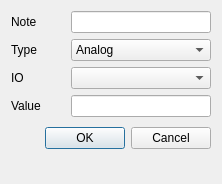
<?xml version="1.0" encoding="UTF-8"?>
<ui version="4.0">
 <class>Dialog_ProcessSetting_IO</class>
 <widget class="QDialog" name="Dialog_ProcessSetting_IO">
  <property name="geometry">
   <rect>
    <x>0</x>
    <y>0</y>
    <width>222</width>
    <height>184</height>
   </rect>
  </property>
  <property name="windowTitle">
   <string>IO Process Setting</string>
  </property>
  <layout class="QFormLayout" name="formLayout">
   <property name="horizontalSpacing">
    <number>30</number>
   </property>
   <item row="2" column="0">
    <widget class="QLabel" name="label_IO_IO">
     <property name="text">
      <string>IO</string>
     </property>
    </widget>
   </item>
   <item row="2" column="1">
    <widget class="QComboBox" name="comboBox_IO_IO"/>
   </item>
   <item row="5" column="0" colspan="2">
    <layout class="QHBoxLayout" name="Buttons_IO">
     <property name="spacing">
      <number>6</number>
     </property>
     <property name="leftMargin">
      <number>0</number>
     </property>
     <property name="topMargin">
      <number>0</number>
     </property>
     <property name="rightMargin">
      <number>0</number>
     </property>
     <property name="bottomMargin">
      <number>0</number>
     </property>
     <item>
      <spacer>
       <property name="orientation">
        <enum>Qt::Horizontal</enum>
       </property>
       <property name="sizeHint" stdset="0">
        <size>
         <width>131</width>
         <height>31</height>
        </size>
       </property>
      </spacer>
     </item>
     <item>
      <widget class="QPushButton" name="Button_IO_OK">
       <property name="text">
        <string>OK</string>
       </property>
      </widget>
     </item>
     <item>
      <widget class="QPushButton" name="Button_IO_Cancel">
       <property name="text">
        <string>Cancel</string>
       </property>
      </widget>
     </item>
    </layout>
   </item>
   <item row="0" column="0">
    <widget class="QLabel" name="label_IO_Note">
     <property name="text">
      <string>Note</string>
     </property>
    </widget>
   </item>
   <item row="0" column="1">
    <widget class="QLineEdit" name="lineEdit_IO_Note"/>
   </item>
   <item row="1" column="0">
    <widget class="QLabel" name="label_IO_Type">
     <property name="text">
      <string>Type</string>
     </property>
    </widget>
   </item>
   <item row="1" column="1">
    <widget class="QComboBox" name="comboBox_IO_Type">
     <item>
      <property name="text">
       <string>Analog</string>
      </property>
     </item>
     <item>
      <property name="text">
       <string>Digital</string>
      </property>
     </item>
    </widget>
   </item>
   <item row="3" column="0">
    <widget class="QLabel" name="label_IO_Value">
     <property name="text">
      <string>Value</string>
     </property>
    </widget>
   </item>
   <item row="3" column="1">
    <widget class="QLineEdit" name="lineEdit_IO_Value">
     <property name="text">
      <string/>
     </property>
    </widget>
   </item>
  </layout>
 </widget>
 <resources/>
 <connections/>
</ui>
